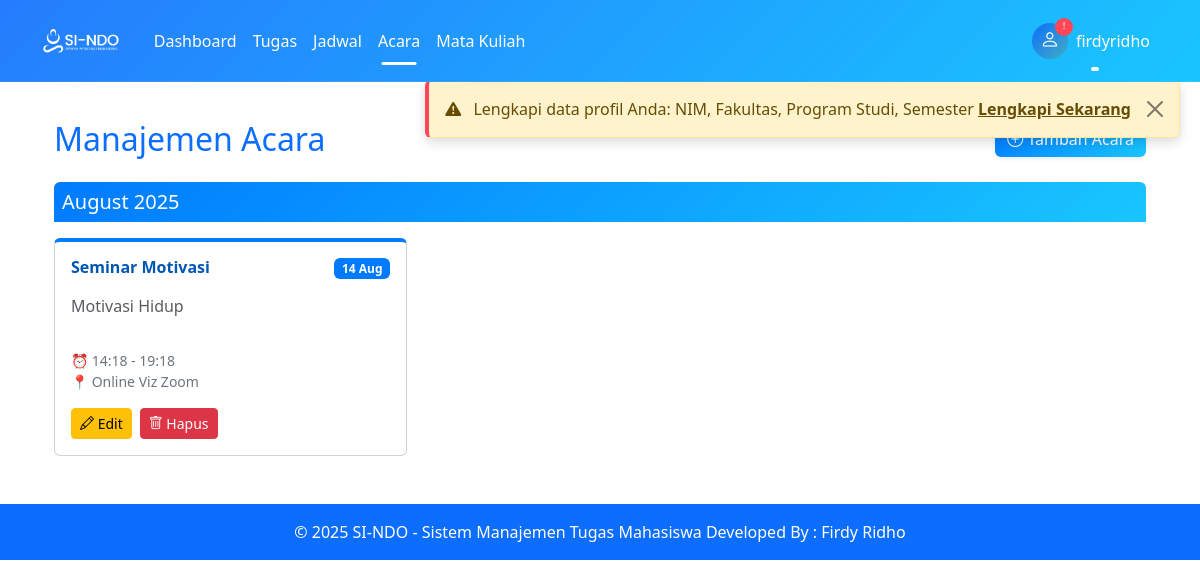
/pages/acara/index.php (signed in), run on an earlier commit of the app's database.
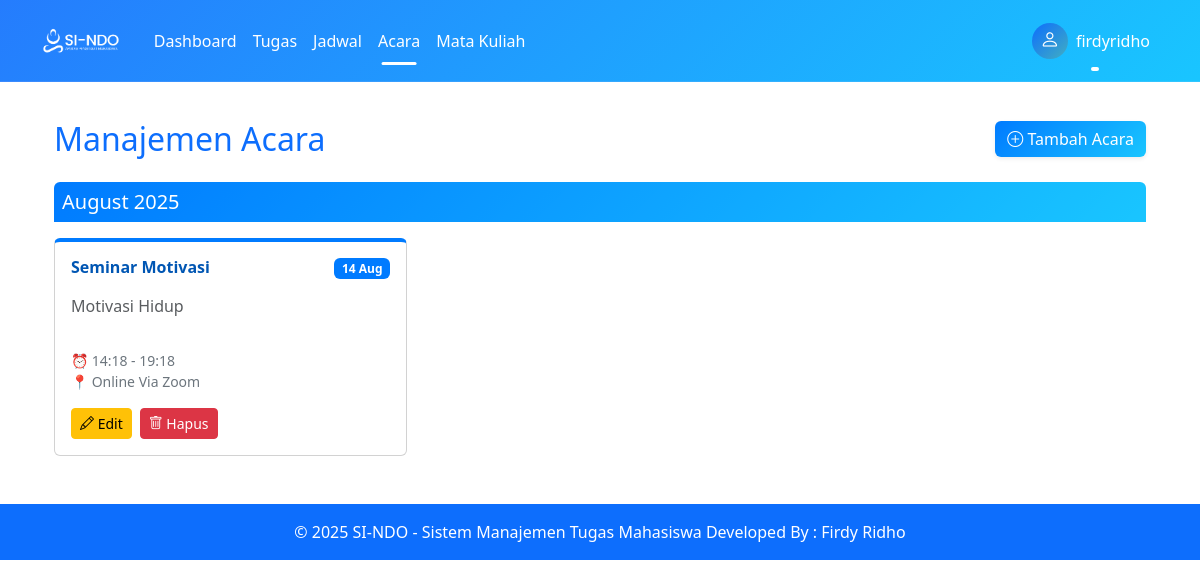
And on a later commit of the database.
### tables this page shows
CREATE TABLE `acara` (
  `id` int(11) NOT NULL,
  `judul` varchar(100) NOT NULL,
  `deskripsi` text DEFAULT NULL,
  `tanggal_mulai` datetime NOT NULL,
  `tanggal_selesai` datetime DEFAULT NULL,
  `lokasi` varchar(100) DEFAULT NULL,
  `user_id` int(11) NOT NULL
);

### includes/auth.php (called while the page is built, shortened)
<?php
function isLoggedIn() {
    return isset($_SESSION['user_id']);
}
?>

### pages/acara/index.php (the view, shortened to what the changed rows need)
<?php
require_once '../../config/database.php';
require_once '../../includes/auth.php';
$stmt = $pdo->prepare("SELECT * FROM acara WHERE user_id = ? ORDER BY tanggal_mulai");
$stmt->execute([$_SESSION['user_id']]);
$acara = $stmt->fetchAll(PDO::FETCH_ASSOC);
$acara_per_bulan = [];
foreach ($acara as $a) {
    $bulan = date('F Y', strtotime($a['tanggal_mulai']));
    $acara_per_bulan[$bulan][] = $a;
}
?>
<?php include '../../includes/header.php'; ?>
<div class="container mt-4">
    <div class="d-flex flex-wrap justify-content-between align-items-center mb-4">
        <h2 class="mb-3 mb-sm-0 text-primary">Manajemen Acara</h2>
    </div>
    <?php if (count($acara_per_bulan) > 0): ?>
        <?php foreach ($acara_per_bulan as $bulan => $acara_bulan): ?>
            <div class="mb-4">
                <div class="bg-primary-custom p-2 rounded-top">
                    <h5 class="mb-0"><?= $bulan ?></h5>
                </div>
                <div class="row g-3 mt-0">
                    <?php foreach ($acara_bulan as $a): ?>
                        <div class="col-md-6 col-lg-4">
                            <div class="card event-card h-100">
                                <div class="card-body">
                                    <div class="d-flex justify-content-between align-items-start">
                                        <h6 class="event-title"><?= htmlspecialchars($a['judul']) ?></h6>
                                        <span class="badge badge-date">
                                            <?= date('d M', strtotime($a['tanggal_mulai'])) ?>
                                        </span>
                                    </div>
                                    <p class="mt-2 mb-3 text-muted" style="min-height: 40px;">
                                        <?= nl2br(htmlspecialchars($a['deskripsi'])) ?>
                                    </p>
                                    <small class="text-secondary d-block mb-3">
                                        ⏰ <?= date('H:i', strtotime($a['tanggal_mulai'])) ?>
                                        <?php if ($a['tanggal_selesai']): ?>
                                            - <?= date('H:i', strtotime($a['tanggal_selesai'])) ?>
                                        <?php endif; ?>
                                        <?php if ($a['lokasi']): ?>
                                            <br>📍 <?= htmlspecialchars($a['lokasi']) ?>
                                        <?php endif; ?>
                                    </small>
                                    <div class="d-flex gap-2">
                                        <a href="edit.php?id=<?= $a['id'] ?>" class="btn btn-sm btn-warning">
                                            <i class="bi bi-pencil"></i> Edit
                                        </a>
                                        <a href="hapus.php?id=<?= $a['id'] ?>" class="btn btn-sm btn-danger" onclick="return confirm('Yakin hapus acara ini?')">
                                            <i class="bi bi-trash"></i> Hapus
                                        </a>
                                    </div>
                                </div>
                            </div>
                        </div>
                    <?php endforeach; ?>
                </div>
            </div>
        <?php endforeach; ?>
    <?php else: ?>
        <div class="alert alert-info text-center p-4 shadow-sm rounded">
            Belum ada acara yang ditambahkan
        </div>
    <?php endif; ?>
</div>
<?php include '../../includes/footer.php'; ?>

### includes/header.php (shortened to what the changed rows need)
<?php
$profile_complete = true;
$profile_message = '';
$missing_fields = [];
if (isLoggedIn()) {
    $user = getUserData($pdo, $_SESSION['user_id']);
    $required_fields = [
        'nim' => 'NIM',
        'fakultas' => 'Fakultas',
        'prodi' => 'Program Studi',
        'semester' => 'Semester'
    ];
    foreach ($required_fields as $field => $label) {
        if (empty($user[$field])) {
            $missing_fields[] = $label;
        }
    }
    if (!empty($missing_fields)) {
        $profile_complete = false;
        $profile_message = 'Lengkapi data profil Anda: ' . implode(', ', $missing_fields);
    }
}
?>
<!DOCTYPE html>
<html lang="en">
<head>
<link href="https://cdn.jsdelivr.net/npm/bootstrap@5.3.0/dist/css/bootstrap.min.css" rel="stylesheet" />
<link rel="stylesheet" href="https://cdn.jsdelivr.net/npm/bootstrap-icons@1.10.0/font/bootstrap-icons.css" />
</head>
<body>
<?php if (isLoggedIn() && !$profile_complete): ?>
<div class="alert alert-warning alert-dismissible fade show profile-alert" role="alert">
    <i class="bi bi-exclamation-triangle-fill me-2"></i>
    <?= $profile_message ?>
    <a href="/sindo/pages/profil/index.php" class="alert-link">Lengkapi Sekarang</a>
    <button type="button" class="btn-close" data-bs-dismiss="alert" aria-label="Close"></button>
</div>
<?php endif; ?>
<nav class="navbar navbar-expand-lg navbar-dark navbar-custom fixed-top">
    <div class="container">
        <div class="collapse navbar-collapse" id="navbarNav">
            <ul class="navbar-nav ms-auto">
                <?php if (isLoggedIn()): ?>
                    <li class="nav-item dropdown">
                        <a class="nav-link dropdown-toggle d-flex align-items-center gap-2" href="#" id="navbarDropdown" role="button" data-bs-toggle="dropdown">
                            <div class="profile-icon position-relative">
                                <i class="bi bi-person"></i>
                                <?php if (!$profile_complete): ?>
                                    <span class="profile-notification">!</span>
                                <?php endif; ?>
                            </div>
                        </a>
                    </li>
                <?php else: ?>
                    <li class="nav-item"><a class="nav-link" href="/sindo/login.php">Login</a></li>
                    <li class="nav-item"><a class="nav-link" href="/sindo/register.php">Register</a></li>
                <?php endif; ?>
            </ul>
        </div>
    </div>
</nav>
<main class="container mt-5 pt-5">

What changed in the data, as far as the page shows it:
changed acara "Seminar Motivasi": lokasi "Online Viz Zoom" → "Online Via Zoom"
Also different on the page:
$profile_message: "Lengkapi data profil Anda: NIM, Fakultas, Program Studi, Semester" → (not shown)
text no longer shown: "Lengkapi Sekarang !"
